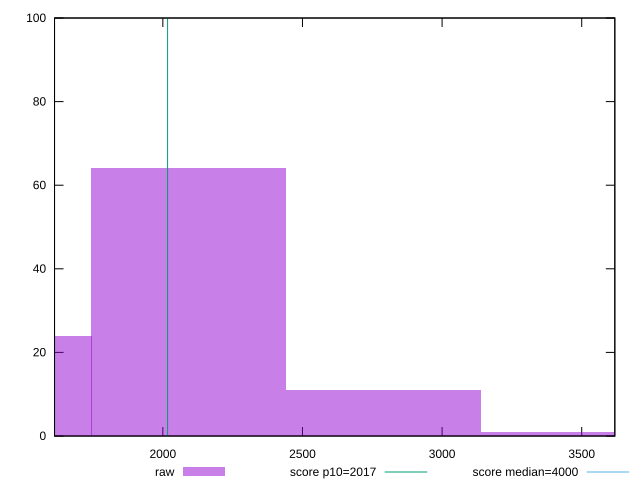

This figure's gnuplot source:
reset

$raw <<EOF
2791.29467824273 11
3489.1183478034122 1
1395.647339121365 24
2093.4710086820473 64
EOF

set key outside below
set boxwidth 697.8236695606824
set xrange [1612.164000000002:3618.535999999994]
set yrange [0:100]
set trange [0:100]
set style fill transparent solid 0.5 noborder

set parametric
set terminal svg size 640, 490 enhanced background rgb 'white'
set output "report_00019_2021-02-10T18-14-37.922Z//mainthread-work-breakdown/samples/pages/raw/histogram.svg"

plot $raw title "raw" with boxes, \
     2017,t title "score p10=2017", \
     4000,t title "score median=4000"

reset
